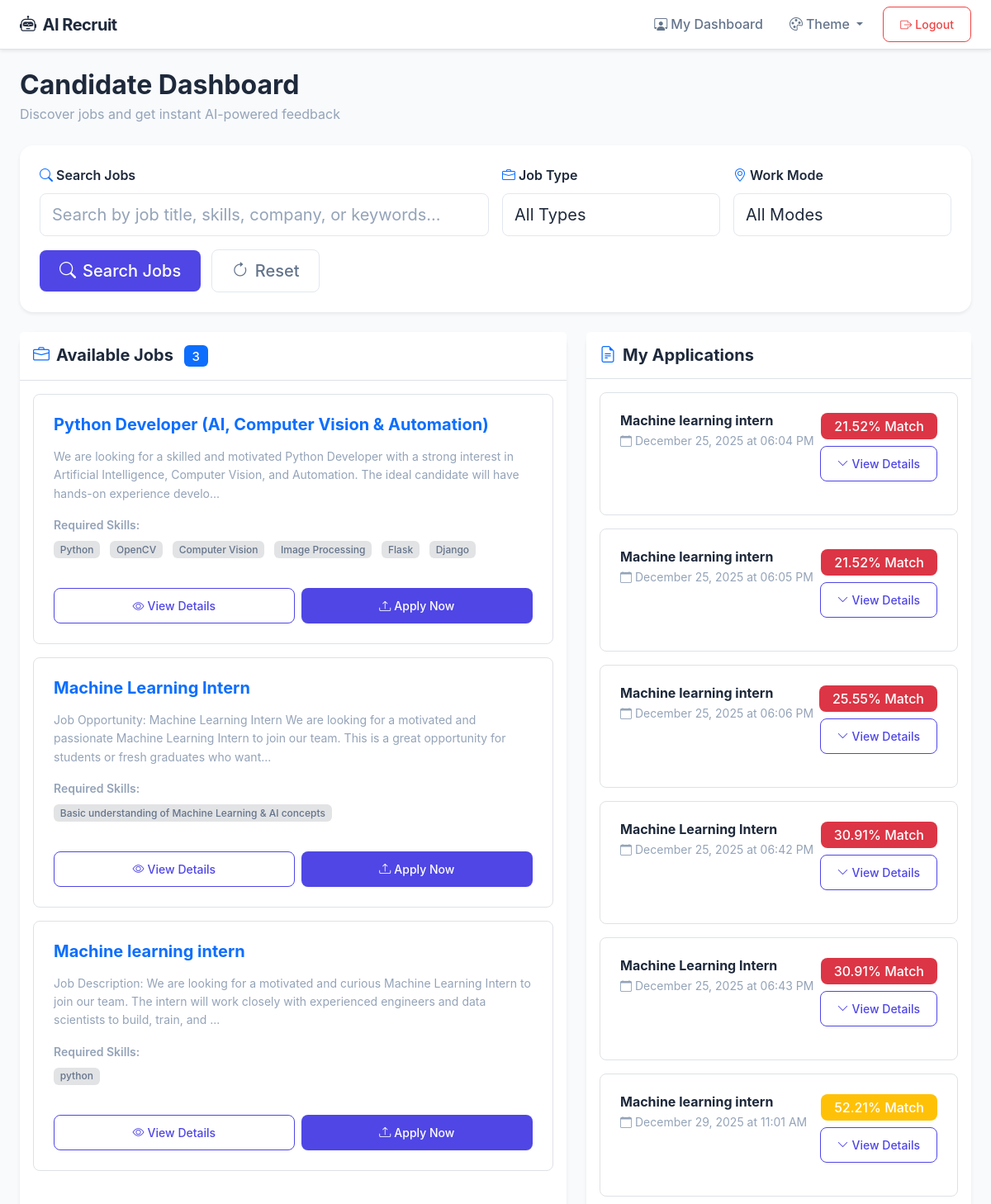
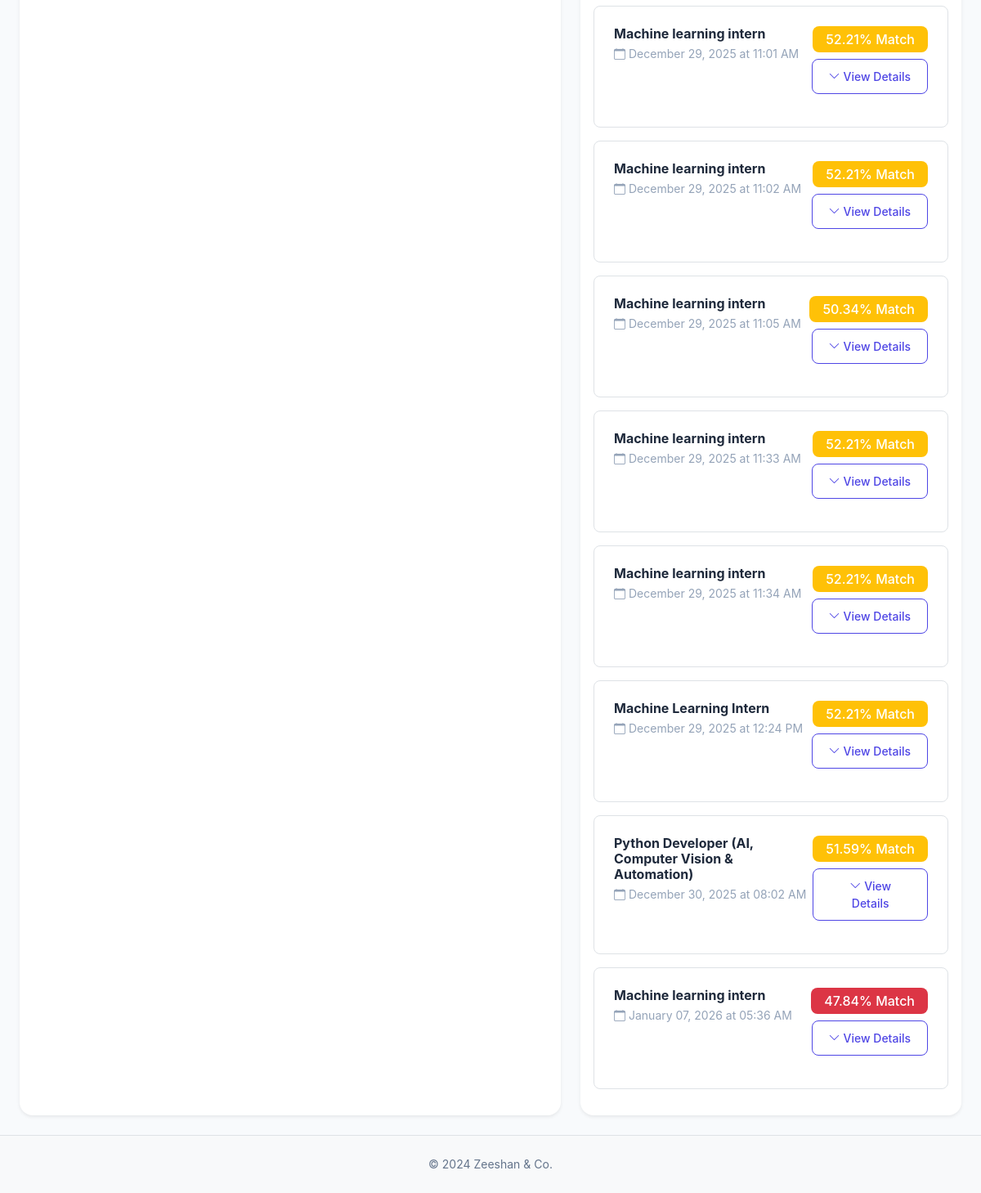
/candidate/dashboard (signed in), run on the app's committed database (2 pictures, top to bottom).
### models.py (models this page shows, shortened)
class JobPosting(db.Model):
    __tablename__ = "job_postings"
    id = db.Column(db.Integer, primary_key=True)
    title = db.Column(db.String(120), nullable=False)
    description = db.Column(db.Text, nullable=False)
    required_skills = db.Column(db.Text, nullable=False)
    recruiter_id = db.Column(db.Integer, db.ForeignKey("users.id"))
    created_at = db.Column(db.DateTime, default=datetime.utcnow)
    recruiter = db.relationship("User", backref="jobs")
    job_type = db.Column(db.String(20), default="Full-time")  # Full-time, Part-time, Internship, Contract
    work_mode = db.Column(db.String(20), default="Onsite")  # Remote, Onsite, Hybrid
    company_name = db.Column(db.String(120), nullable=True)
    location = db.Column(db.String(120), nullable=True)
    experience_level = db.Column(db.String(50), nullable=True)  # Entry, Mid, Senior, Executive

class ResumeSubmission(db.Model):
    __tablename__ = "resume_submissions"
    id = db.Column(db.Integer, primary_key=True)
    candidate_name = db.Column(db.String(120), nullable=False)
    email = db.Column(db.String(120), nullable=False)
    file_path = db.Column(db.String(255), nullable=False)
    parsed_summary = db.Column(db.JSON)
    score = db.Column(db.Float)
    explanation = db.Column(db.JSON)
    created_at = db.Column(db.DateTime, default=datetime.utcnow)
    job_id = db.Column(db.Integer, db.ForeignKey("job_postings.id"))
    job = db.relationship("JobPosting", backref="submissions")
    candidate_id = db.Column(db.Integer, db.ForeignKey("users.id"), nullable=True)
    candidate = db.relationship("User", backref="submissions")
    is_resume_valid = db.Column(db.Boolean, default=True)
    detection_details = db.Column(db.JSON, nullable=True)
    feedback_history = db.Column(db.JSON, default=list)  # Store history of feedback versions
    status = db.Column(db.String(20), default="pending")  # pending, shortlisted, rejected, under_review, selected
    inferred_skills = db.Column(db.JSON, nullable=True)  # Skills inferred from experience/projects
    explicit_skills = db.Column(db.JSON, nullable=True)  # Explicitly listed skills

### app.py (the view, shortened to what this page needs)
    @app.route("/candidate/dashboard")
    @role_required("candidate")
    def candidate_dashboard():
        query = request.args.get("q", "").strip()
        job_type = request.args.get("job_type", "")
        work_mode = request.args.get("work_mode", "")
        jobs_query = JobPosting.query
        if job_type:
            jobs_query = jobs_query.filter(JobPosting.job_type == job_type)
        if work_mode:
            jobs_query = jobs_query.filter(JobPosting.work_mode == work_mode)
        jobs = jobs_query.order_by(JobPosting.created_at.desc()).all()
        user_id = session["user_id"]
        my_submissions = ResumeSubmission.query.filter_by(
            candidate_id=user_id
        ).all()
        return render_template(
            "candidate_dashboard.html",
            jobs=jobs,
            submissions=my_submissions,
            search_query=query,
            selected_job_type=job_type,
            selected_work_mode=work_mode,
        )

### templates/candidate_dashboard.html (shortened to what this page needs)
{% extends "base.html" %}
{% block content %}
<div class="container-fluid px-4 py-4">
  <div class="d-flex justify-content-between align-items-center mb-4">
    <div>
      <h2 class="fw-bold mb-1">Candidate Dashboard</h2>
      <p class="text-muted mb-0">Discover jobs and get instant AI-powered feedback</p>
    </div>
  </div>
  <div class="card shadow-sm border-0 mb-4">
    <div class="card-body p-4">
      <form method="GET" action="{{ url_for('search_jobs') }}" id="searchForm">
        <div class="row g-3">
          <div class="col-md-6">
            <label class="form-label fw-semibold">
              <i class="bi bi-search me-1 text-primary"></i>Search Jobs
            </label>
            <input
              type="text"
              name="q"
              class="form-control form-control-lg"
              placeholder="Search by job title, skills, company, or keywords..."
              value="{{ search_query or '' }}"
            />
          </div>
          <div class="col-md-3">
            <label class="form-label fw-semibold">
              <i class="bi bi-briefcase me-1 text-primary"></i>Job Type
            </label>
            <select name="job_type" class="form-select form-select-lg">
              <option value="">All Types</option>
            </select>
          </div>
          <div class="col-md-3">
            <label class="form-label fw-semibold">
              <i class="bi bi-geo-alt me-1 text-primary"></i>Work Mode
            </label>
            <select name="work_mode" class="form-select form-select-lg">
              <option value="">All Modes</option>
            </select>
          </div>
        </div>
        <div class="mt-3">
          <button type="submit" class="btn btn-primary btn-lg px-4">
            <i class="bi bi-search me-2"></i>Search Jobs
          </button>
          <a href="{{ url_for('candidate_dashboard') }}" class="btn btn-outline-secondary btn-lg px-4 ms-2">
            <i class="bi bi-arrow-clockwise me-2"></i>Reset
          </a>
        </div>
      </form>
    </div>
  </div>
  <div class="row g-4">
    <div class="col-lg-7">
      <div class="card shadow-sm border-0 h-100">
        <div class="card-header bg-white border-bottom py-3">
          <h5 class="mb-0 fw-bold">
            <i class="bi bi-briefcase me-2 text-primary"></i>Available Jobs
            {% if jobs %}<span class="badge bg-primary ms-2">{{ jobs|length }}</span>{% endif %}
          </h5>
        </div>
        <div class="card-body">
          {% if jobs %}
          <div class="job-list">
            {% for job in jobs %}
            <div class="job-card mb-3 p-4 border rounded-3 hover-lift">
              <div class="d-flex justify-content-between align-items-start mb-3">
                <div class="flex-grow-1">
                  <h5 class="fw-bold mb-2">
                    <a href="{{ url_for('job_details', job_id=job.id) }}" class="text-decoration-none text-primary">
                      {{ job.title }}
                    </a>
                  </h5>
                  <p class="text-muted small mb-3">{{ job.description[:200] }}{% if job.description|length > 200 %}...{% endif %}</p>
                  <div class="mb-3">
                    <small class="text-muted fw-semibold d-block mb-2">Required Skills:</small>
                    <div class="skill-tags">
                      {% for skill in job.required_skills.split(',')[:6] %}
                      <span class="badge bg-secondary-subtle text-secondary me-1 mb-1">{{ skill.strip() }}</span>
                      {% endfor %}
                    </div>
                  </div>
                </div>
              </div>
              <div class="d-flex gap-2">
                <a href="{{ url_for('job_details', job_id=job.id) }}" class="btn btn-outline-primary btn-sm flex-fill">
                  <i class="bi bi-eye me-1"></i>View Details
                </a>
                <button class="btn btn-primary btn-sm flex-fill" data-bs-toggle="modal" data-bs-target="#uploadModal{{ job.id }}">
                  <i class="bi bi-upload me-1"></i>Apply Now
                </button>
              </div>
            </div>
            {% endfor %}
          </div>
          {% else %}
          <div class="text-center py-5">
            <i class="bi bi-inbox display-1 text-muted"></i>
            <p class="text-muted mt-3">No jobs found. Try adjusting your search or filters.</p>
          </div>
          {% endif %}
        </div>
      </div>
    </div>
    <div class="col-lg-5">
      <div class="card shadow-sm border-0">
        <div class="card-header bg-white border-bottom py-3">
          <h5 class="mb-0 fw-bold">
            <i class="bi bi-file-earmark-text me-2 text-primary"></i>My Applications
          </h5>
        </div>
        <div class="card-body">
          {% if submissions %}
          <div class="submissions-list">
            {% for sub in submissions %}
            <div class="submission-card mb-3 p-4 border rounded-3 hover-lift">
              <div class="d-flex justify-content-between align-items-start mb-3">
                <div>
                  <h6 class="fw-bold mb-1">{{ sub.job.title }}</h6>
                  <p class="text-muted small mb-0">
                    <i class="bi bi-calendar me-1"></i>{{ sub.created_at.strftime('%B %d, %Y at %I:%M %p') }}
                  </p>
                </div>
                <div class="text-end">
                  <div class="score-badge mb-2">
                    <span class="badge {% if sub.score >= 70 %}bg-success{% elif sub.score >= 50 %}bg-warning{% else %}bg-danger{% endif %} fs-6 px-3 py-2">
                      {{ sub.score }}% Match
                    </span>
                  </div>
                  <button class="btn btn-sm btn-outline-primary" data-bs-toggle="collapse" data-bs-target="#feedback{{ sub.id }}">
                    <i class="bi bi-chevron-down me-1"></i>View Details
                  </button>
                </div>
              </div>
            </div>
            {% endfor %}
          </div>
          {% else %}
          <div class="text-center py-5">
            <i class="bi bi-file-earmark-plus display-1 text-muted"></i>
            <p class="text-muted mt-3">No submissions yet. Upload your first resume to get AI-powered feedback!</p>
          </div>
          {% endif %}
        </div>
      </div>
    </div>
  </div>
</div>
{% endblock %}

### templates/base.html (shortened to what this page needs)
<!doctype html>
<html lang="en" data-theme="light">
  <head>
    <link href="https://cdn.jsdelivr.net/npm/bootstrap@5.3.3/dist/css/bootstrap.min.css" rel="stylesheet" />
    <link rel="stylesheet" href="https://cdn.jsdelivr.net/npm/bootstrap-icons@1.11.3/font/bootstrap-icons.min.css" />
    <link rel="stylesheet" href="{{ url_for('static', filename='css/style.css') }}" />
  </head>
  <body>
    {% if session.get('user_id') %}
    <nav class="navbar navbar-expand-lg navbar-light bg-white shadow-sm border-bottom">
      <div class="container-fluid px-4">
        <a class="navbar-brand fw-bold text-primary" href="{{ url_for('index') }}">
          <i class="bi bi-robot me-2"></i>AI Recruit
        </a>
        <div class="collapse navbar-collapse" id="navbarNav">
          <ul class="navbar-nav ms-auto align-items-center">
            {% if session.get('role') == 'recruiter' %}
            <li class="nav-item">
              <a class="nav-link" href="{{ url_for('recruiter_dashboard') }}">
                <i class="bi bi-speedometer2 me-1"></i>Dashboard
              </a>
            </li>
            <li class="nav-item">
              <a class="nav-link" href="{{ url_for('create_job') }}">
                <i class="bi bi-plus-circle me-1"></i>Create Job
              </a>
            </li>
            {% else %}
            <li class="nav-item">
              <a class="nav-link" href="{{ url_for('candidate_dashboard') }}">
                <i class="bi bi-person-workspace me-1"></i>My Dashboard
              </a>
            </li>
            {% endif %}
            <li class="nav-item dropdown">
              <a class="nav-link dropdown-toggle" href="#" id="themeDropdown" role="button" data-bs-toggle="dropdown">
                <i class="bi bi-palette me-1"></i>Theme
              </a>
            </li>
            <li class="nav-item">
              <a class="btn btn-outline-danger btn-sm ms-2" href="{{ url_for('logout') }}">
                <i class="bi bi-box-arrow-right me-1"></i>Logout
              </a>
            </li>
          </ul>
        </div>
      </div>
    </nav>
    {% endif %}
    <main class="{% if not session.get('user_id') %}landing-main{% else %}main-content{% endif %}">
      {% block content %}{% endblock %}
    </main>
    <footer class="footer mt-auto py-4 bg-light border-top">
      <div class="container text-center text-muted small">
        <p class="mb-0">&copy; 2024 Zeeshan & Co.</p>
      </div>
    </footer>
  </body>
</html>

### data on the page
JobPosting: title "Python Developer (AI, Computer Vision & Automation)", description "We are looking for a skilled and motivated Python Developer with a strong interest in Artificial Intelligence, Computer Vision, and Automation. The ideal candidate will have hands-on experience develo", strip "Python" "OpenCV" "Computer Vision" "Image Processing" "Flask" "Django"
JobPosting: title "Machine Learning Intern", description "Job Opportunity: Machine Learning Intern We are looking for a motivated and passionate Machine Learning Intern to join our team. This is a great opportunity for students or fresh graduates who want", strip "Basic understanding of Machine Learning & AI concepts"
JobPosting: title "Machine learning intern", description "Job Description: We are looking for a motivated and curious Machine Learning Intern to join our team. The intern will work closely with experienced engineers and data scientists to build, train, and", strip "python"
ResumeSubmission: job "Machine learning intern", created_at "December 25, 2025 at 06:04 PM", score "21.52"
ResumeSubmission: job "Machine learning intern", created_at "December 25, 2025 at 06:05 PM", score "21.52"
ResumeSubmission: job "Machine learning intern", created_at "December 25, 2025 at 06:06 PM", score "25.55"
ResumeSubmission: job "Machine Learning Intern", created_at "December 25, 2025 at 06:42 PM", score "30.91"
ResumeSubmission: job "Machine Learning Intern", created_at "December 25, 2025 at 06:43 PM", score "30.91"
ResumeSubmission: job "Machine learning intern", created_at "December 29, 2025 at 11:01 AM", score "52.21"
ResumeSubmission: job "Machine learning intern", created_at "December 29, 2025 at 11:01 AM", score "52.21"
ResumeSubmission: job "Machine learning intern", created_at "December 29, 2025 at 11:02 AM", score "52.21"
ResumeSubmission: job "Machine learning intern", created_at "December 29, 2025 at 11:05 AM", score "50.34"
ResumeSubmission: job "Machine learning intern", created_at "December 29, 2025 at 11:33 AM", score "52.21"
ResumeSubmission: job "Machine learning intern", created_at "December 29, 2025 at 11:34 AM", score "52.21"
ResumeSubmission: job "Machine Learning Intern", created_at "December 29, 2025 at 12:24 PM", score "52.21"
ResumeSubmission: job "Python Developer (AI, Computer Vision & Automation)", created_at "December 30, 2025 at 08:02 AM", score "51.59"
ResumeSubmission: job "Machine learning intern", created_at "January 07, 2026 at 05:36 AM", score "47.84"

### other printed values
{{ jobs|length }} "3"
